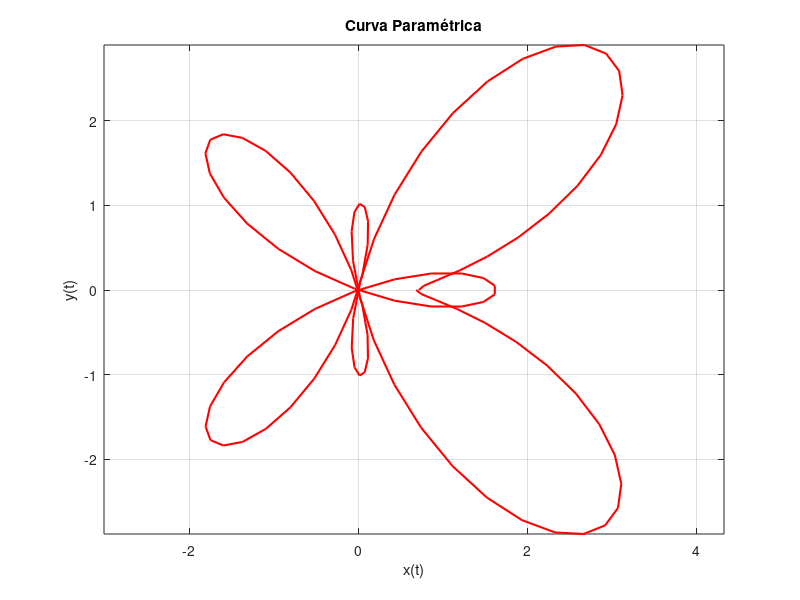
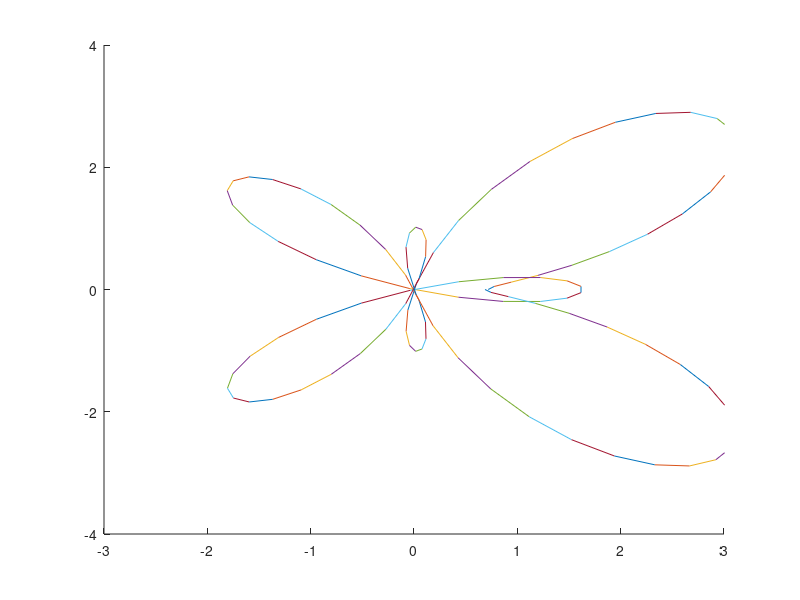

Write MATLAB code to recreate these figures, in order.
%TP1-Ejercicio2
close all
clc
clear
% Definir el rango de t
t = linspace(0, 2*pi, 100);  % Genera 1000 puntos entre 0 y 2*pi

% Calcular las coordenadas x e y
x = cos(t) .* (exp(cos(t)) - 2*cos(4*t) - sin(t/12).^5);
y = sin(t) .* (exp(cos(t)) - 2*cos(4*t) - sin(t/12).^5);

% Graficar la curva
figure;
 plot(x, y, 'r', 'LineWidth', 1.5); % Grafica con línea azul y grosor 1.5
axis equal;                        % Asegura que los ejes sean proporcionales
title('Curva Paramétrica');
xlabel('x(t)');
ylabel('y(t)');
grid on;
figure, axis ([-3 3 -4 4]), hold on;
for i=1:length(t)-1
    plot(x(i:i+1),y(i:i+1));
    pause(1/10);
end
hold off